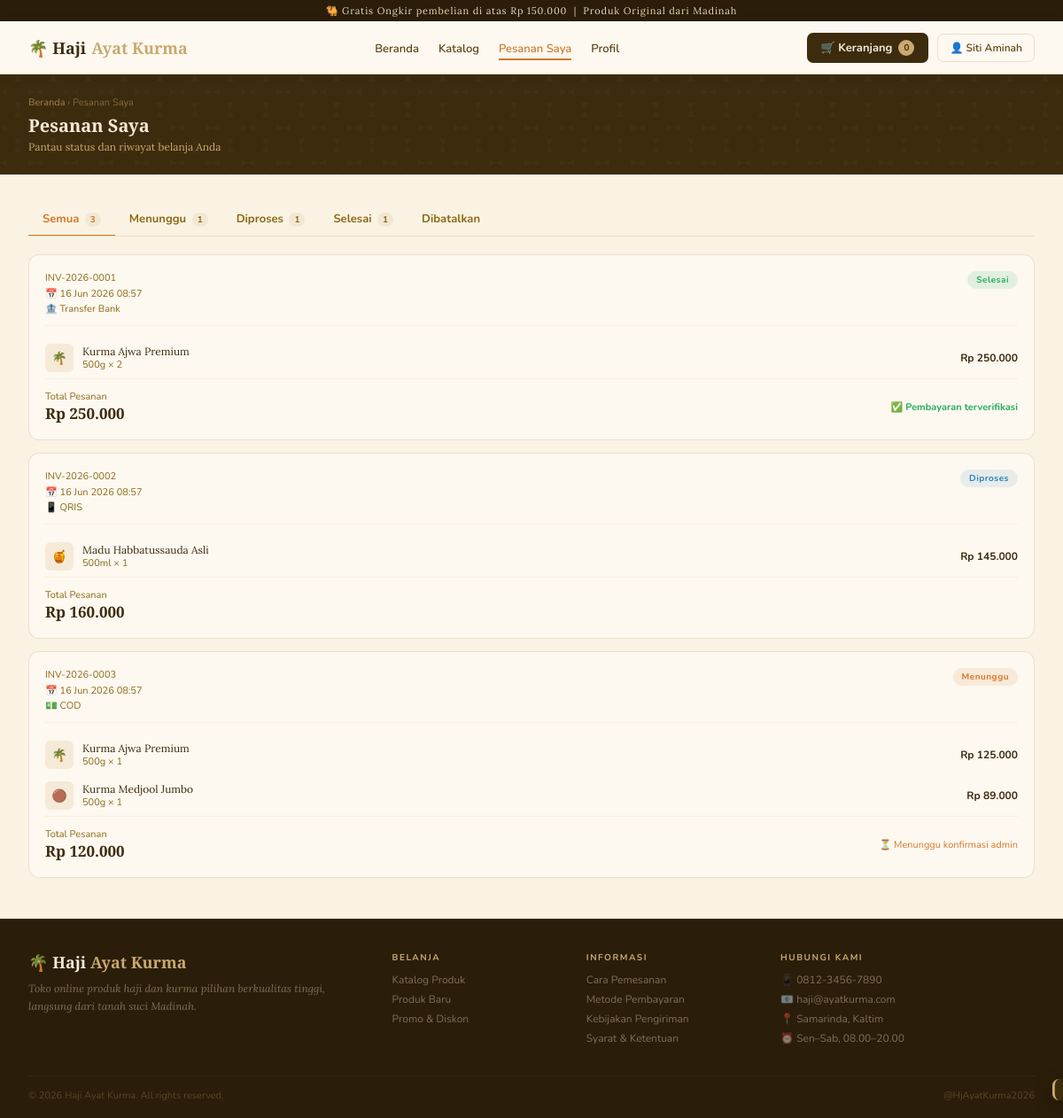
The page /orders (signed in) on the database its author committed.
### tables this page shows
CREATE TABLE IF NOT EXISTS pesanan (
    id INT AUTO_INCREMENT PRIMARY KEY,
    invoice VARCHAR(30) NOT NULL UNIQUE,
    pelanggan_id INT NOT NULL,
    nama_penerima VARCHAR(100),
    no_hp VARCHAR(20),
    alamat_kirim TEXT,
    kode_pos VARCHAR(10),
    metode_bayar ENUM('qris','transfer','cod') DEFAULT 'transfer',
    subtotal DECIMAL(12,2) DEFAULT 0,
    ongkir DECIMAL(12,2) DEFAULT 15000,
    diskon DECIMAL(12,2) DEFAULT 0,
    total DECIMAL(12,2) DEFAULT 0,
    catatan TEXT,
    status ENUM('pending','processed','paid','cancelled') DEFAULT 'pending',
    bukti_bayar VARCHAR(255) DEFAULT '',
    created_at TIMESTAMP DEFAULT CURRENT_TIMESTAMP,
    updated_at TIMESTAMP DEFAULT CURRENT_TIMESTAMP ON UPDATE CURRENT_TIMESTAMP,
    FOREIGN KEY (pelanggan_id) REFERENCES pelanggan(id)
);

CREATE TABLE IF NOT EXISTS detail_pesanan (
    id INT AUTO_INCREMENT PRIMARY KEY,
    pesanan_id INT NOT NULL,
    produk_id INT NOT NULL,
    nama_produk VARCHAR(150),
    satuan VARCHAR(50),
    harga DECIMAL(12,2),
    qty INT DEFAULT 1,
    subtotal DECIMAL(12,2),
    FOREIGN KEY (pesanan_id) REFERENCES pesanan(id),
    FOREIGN KEY (produk_id) REFERENCES produk(id)
);

CREATE TABLE IF NOT EXISTS produk (
    id INT AUTO_INCREMENT PRIMARY KEY,
    kategori_id INT,
    nama VARCHAR(150) NOT NULL,
    deskripsi TEXT,
    harga DECIMAL(12,2) NOT NULL,
    stok INT NOT NULL DEFAULT 0,
    satuan VARCHAR(50) DEFAULT '500g',
    icon VARCHAR(10) DEFAULT '📦',
    badge VARCHAR(50) DEFAULT '',
    foto VARCHAR(255) DEFAULT '',
    created_at TIMESTAMP DEFAULT CURRENT_TIMESTAMP,
    FOREIGN KEY (kategori_id) REFERENCES kategori(id) ON DELETE SET NULL
);

### app/controllers/Orders.php (called while the page is built, shortened)
<?php
class Orders extends Controller {
    public function index() {
        $pesananModel = $this->model('m_pesanan');
        $statusFilter = isset($_GET['status']) ? trim($_GET['status']) : 'all';
        $data['statusFilter'] = $statusFilter;
        $data['pageTitle']    = 'Pesanan Saya';
        $data['nav_aktif']    = 'orders';
        $data['pesananList'] = $pesananModel->getPesananByPelanggan($_SESSION['pelanggan_id'], $statusFilter);
        $data['statusCounts'] = $pesananModel->getStatusCountsByPelanggan($_SESSION['pelanggan_id']);
        foreach ($data['pesananList'] as &$pesanan) {
            $pesanan['items'] = $pesananModel->getDetailItems($pesanan['id']);
        }
        $this->view('orders/index', $data);
    }
}

### app/core/App.php (called while the page is built, shortened)
<?php
class App {
    protected $method     = 'index';
    public function __construct() {
        $url = $this->parseURL();
        $is_admin = (isset($url[0]) && strtolower($url[0]) === 'admin');
        if ($is_admin) {
            array_shift($url);
            $controllerName = !empty($url) ? ucfirst($url[0]) : 'Dashboard';
            array_shift($url);
            $file = APP_PATH . '/controllers/Admin/' . $controllerName . '.php';
        } else {
            array_shift($url);
        }
        $this->controller = new $controllerName();
        $this->params = array_values($url);
        call_user_func_array([$this->controller, $this->method], $this->params);
    }
    public function parseURL() {
        if (isset($_GET['url'])) {
            $url = rtrim($_GET['url'], '/');
            return explode('/', filter_var($url, FILTER_SANITIZE_URL));
        }
        return [];
    }
}

### public/index.php (called while the page is built, shortened)
<?php
if (file_exists(__DIR__ . '/../config/config.php')) {
    require_once __DIR__ . '/../config/config.php';
}
if (class_exists('App')) {
    new App();
} else {
    die("Sistem gagal memuat kelas App. Pastikan app/core/App.php ada.");
}

### app/models/m_pesanan.php (called while the page is built, shortened)
<?php
class m_pesanan {
    private $table = 'pesanan';
    private $db;
    public function __construct() {
        $this->db = getDB();
    }
    public function getDetailItems($pesananId) {
        $stmt = $this->db->prepare(
            "SELECT dp.*, pr.icon
             FROM detail_pesanan dp
             LEFT JOIN produk pr ON pr.id = dp.produk_id
             WHERE dp.pesanan_id = ?"
        );
        $stmt->execute([(int)$pesananId]);
        return $stmt->fetchAll();
    }
    public function getPesananByPelanggan($pelangganId, $status = 'all', $search = '') {
        $params = [(int)$pelangganId];
        $where  = ['p.pelanggan_id = ?'];
        $w    = 'WHERE ' . implode(' AND ', $where);
        $stmt = $this->db->prepare("SELECT p.* FROM {$this->table} p $w ORDER BY p.created_at DESC");
        $stmt->execute($params);
        return $stmt->fetchAll();
    }
}

### config/config.php (called while the page is built, shortened)
<?php
function getDB() {
    static $pdo = null;
    if ($pdo === null) {
        try {
            $pdo = new PDO(
                'mysql:host=' . DB_HOST . ';dbname=' . DB_NAME . ';charset=utf8mb4',
                DB_USER,
                DB_PASS,
                [
                    PDO::ATTR_ERRMODE            => PDO::ERRMODE_EXCEPTION,
                    PDO::ATTR_DEFAULT_FETCH_MODE => PDO::FETCH_ASSOC,
                ]
            );
        } catch (PDOException $e) {
            die('<div style="font-family:sans-serif;padding:30px;text-align:center;">
                <h3>&#9888;&#65039; Koneksi Database Gagal</h3>
                <p>Pastikan MySQL XAMPP sudah aktif dan database <strong>' . DB_NAME . '</strong> sudah dibuat.</p>
                <small style="color:#999">Error: ' . htmlspecialchars($e->getMessage()) . '</small>
            </div>');
        }
    }
    return $pdo;
}

### app/views/orders/index.php (the view, shortened to what this page needs)
<div class="page-header">
  <div class="breadcrumb"><a href="<?= BASEURL; ?>">Beranda</a> › Pesanan Saya</div>
  <h1>Pesanan Saya</h1>
  <p>Pantau status dan riwayat belanja Anda</p>
</div>
<div class="orders-wrap">
  <div class="order-tabs">
    <?php
    $tabs = ['all' => 'Semua', 'pending' => 'Menunggu', 'processed' => 'Diproses', 'paid' => 'Selesai', 'cancelled' => 'Dibatalkan'];
    $statusFilter = $data['statusFilter'] ?? 'all';
    foreach ($tabs as $s => $l):
      $cnt = ($s === 'all') ? array_sum($data['statusCounts'] ?? []) : ($data['statusCounts'][$s] ?? 0);
    ?>
      <a href="<?= BASEURL; ?>orders?status=<?= $s ?>"
         class="order-tab <?= $statusFilter === $s ? 'active' : '' ?>">
        <?= htmlspecialchars($l) ?>
        <?php if ($cnt > 0): ?>
          <span style="background:rgba(201,169,110,.15);border-radius:10px;padding:1px 6px;font-size:10px;margin-left:3px;"><?= $cnt ?></span>
        <?php endif; ?>
      </a>
    <?php endforeach; ?>
  </div>
  <?php if (empty($data['pesananList'])): ?>
    <div class="empty-state">
      <div class="ei">📦</div>
      <h3>Belum ada riwayat pesanan</h3>
      <p>Yuk, mulai belanja dan pesanan Anda akan muncul di sini.</p>
      <a href="<?= BASEURL; ?>catalog" class="btn btn-primary">Mulai Belanja →</a>
    </div>
  <?php else: ?>
    <?php
    $statusLabels = ['pending' => 'Menunggu', 'processed' => 'Diproses', 'paid' => 'Selesai', 'cancelled' => 'Dibatalkan'];
    $metodeLabels = ['qris' => '📱 QRIS', 'transfer' => '🏦 Transfer Bank', 'cod' => '💵 COD'];
    foreach ($data['pesananList'] as $p):
    ?>
      <div class="order-card">
        <div class="oc-header">
          <div>
            <div class="oc-inv"><?= htmlspecialchars($p['invoice']) ?></div>
            <div class="oc-date">📅 <?= date('d M Y H:i', strtotime($p['created_at'])) ?></div>
            <div style="font-size:11px;color:var(--text-light);margin-top:2px;">
              <?= htmlspecialchars($metodeLabels[$p['metode_bayar']] ?? $p['metode_bayar']) ?>
            </div>
          </div>
          <span class="status-badge s-<?= htmlspecialchars($p['status']) ?>">
            <?= htmlspecialchars($statusLabels[$p['status']] ?? $p['status']) ?>
          </span>
        </div>
        <?php foreach ($p['items'] as $item): ?>
          <div class="oc-item">
            <div class="oc-item-icon"><?= htmlspecialchars($item['icon'] ?? '📦') ?></div>
            <div>
              <div class="oc-item-name"><?= htmlspecialchars($item['nama_produk']) ?></div>
              <div class="oc-item-qty"><?= htmlspecialchars($item['satuan']) ?> × <?= $item['qty'] ?></div>
            </div>
            <div class="oc-item-price">Rp <?= number_format($item['subtotal'], 0, ',', '.'); ?></div>
          </div>
        <?php endforeach; ?>
        <div class="oc-footer">
          <div>
            <div class="oc-total-lbl">Total Pesanan</div>
            <div class="oc-total-val">Rp <?= number_format($p['total'], 0, ',', '.'); ?></div>
          </div>
          <div style="display:flex;gap:8px;flex-wrap:wrap;align-items:center;">
            <?php if ($p['status'] === 'pending' && $p['metode_bayar'] !== 'cod'): ?>
              <button class="upload-btn" onclick="openUploadModal(<?= $p['id'] ?>,'<?= htmlspecialchars($p['invoice']) ?>')">
                <?= $p['bukti_bayar'] ? '📎 Ganti Bukti' : '📤 Upload Bukti Bayar' ?>
              </button>
              <?php if ($p['bukti_bayar']): ?>
                <span style="font-size:11px;color:#27ae60;font-weight:700;">✅ Bukti terkirim</span>
              <?php endif; ?>
            <?php elseif ($p['status'] === 'pending'): ?>
              <span style="font-size:11px;color:var(--accent-warm);">⏳ Menunggu konfirmasi admin</span>
            <?php elseif ($p['status'] === 'paid'): ?>
              <span style="font-size:11px;color:#27ae60;font-weight:700;">✅ Pembayaran terverifikasi</span>
            <?php elseif ($p['status'] === 'cancelled'): ?>
              <span style="font-size:11px;color:#c0392b;font-weight:700;">❌ Pesanan dibatalkan</span>
            <?php endif; ?>
          </div>
        </div>
      </div>
    <?php endforeach; ?>
  <?php endif; ?>
</div>

### public/css/customer.css (style rules this page uses)
:root { --sand-lightest:#f5ead8; --sand-light:#e8d5b0; --sand-mid:#c9a96e; --sand-dark:#8b6914; --brown-dark:#3d2b0e; --brown-bg:#2a1d0a; --cream:#faf3e4; --text-dark:#2a1d0a; --text-mid:#5c440e; --text-light:#8b6914; --accent-gold:#c9a96e; --accent-warm:#d4782a; --white-warm:#fdf8f0; --border-sand:rgba(201,169,110,.3); --nav-h:60px; }
* { margin:0;padding:0;box-sizing:border-box; }
body { font-family:'Nunito',sans-serif;background:var(--cream);color:var(--text-dark); }
a { text-decoration:none;color:inherit; }
.page-header { background:var(--brown-dark);padding:24px 32px;position:relative;overflow:hidden; }
.page-header::before { content:'';position:absolute;inset:0;opacity:.04;}
.page-header h1 { font-family:'Playfair Display',serif;font-size:20px;color:var(--sand-lightest);position:relative; }
.page-header p { font-size:12px;color:var(--accent-gold);position:relative;margin-top:3px;font-family:'Lora',serif; }
.breadcrumb { font-size:11px;color:rgba(201,169,110,.5);position:relative;margin-bottom:5px; }
.breadcrumb a { color:rgba(201,169,110,.7); }
.orders-wrap { padding:32px; }
.order-tabs { display:flex;border-bottom:1px solid var(--border-sand);margin-bottom:20px;overflow-x:auto;-webkit-overflow-scrolling:touch; }
.order-tab { padding:9px 16px;font-size:13px;font-weight:700;color:var(--text-light);cursor:pointer;border:none;border-bottom:2px solid transparent;background:none;font-family:'Nunito',sans-serif;white-space:nowrap;margin-bottom:-1px;transition:all .2s; }
.order-tab.active { color:var(--accent-warm);border-bottom-color:var(--accent-warm); }
.order-card { background:var(--white-warm);border:1px solid var(--border-sand);border-radius:12px;padding:18px;margin-bottom:14px; }
.oc-header { display:flex;justify-content:space-between;align-items:flex-start;margin-bottom:13px;padding-bottom:11px;border-bottom:1px solid rgba(201,169,110,.12);flex-wrap:wrap;gap:8px; }
.oc-inv { font-size:11px;color:var(--text-light);margin-bottom:3px; }
.oc-date { font-size:11px;color:var(--text-light); }
.status-badge { padding:3px 10px;border-radius:20px;font-size:10px;font-weight:700;letter-spacing:.5px; }
.s-pending { background:rgba(212,120,42,.12);color:var(--accent-warm); }
.s-processed { background:rgba(41,128,185,.1);color:#2980b9; }
.s-paid { background:rgba(39,174,96,.12);color:#27ae60; }
.oc-item { display:flex;align-items:center;gap:10px;padding:7px 0; }
.oc-item-icon { width:32px;height:32px;background:var(--sand-lightest);border-radius:6px;display:flex;align-items:center;justify-content:center;font-size:14px;flex-shrink:0; }
.oc-item-name { font-size:12px;color:var(--brown-dark);font-family:'Lora',serif; }
.oc-item-qty { font-size:11px;color:var(--text-light); }
.oc-item-price { margin-left:auto;font-weight:700;font-size:12px;color:var(--brown-dark); }
.oc-footer { display:flex;justify-content:space-between;align-items:center;border-top:1px solid rgba(201,169,110,.12);padding-top:12px;flex-wrap:wrap;gap:10px; }
.oc-total-lbl { font-size:11px;color:var(--text-light); }
.oc-total-val { font-family:'Playfair Display',serif;font-size:17px;color:var(--brown-dark);font-weight:700; }

### rows shown on the page
pesanan: invoice "INV-2026-0001", created_at "16 Jun 2026 08:57", metode_bayar "🏦 Transfer Bank", status "Selesai", total "250.000", shows "✅ Pembayaran terverifikasi"
detail_pesanan: produk.icon "🌴", nama_produk "Kurma Ajwa Premium", satuan "500g", qty "2", subtotal "250.000"
pesanan: invoice "INV-2026-0002", created_at "16 Jun 2026 08:57", metode_bayar "📱 QRIS", status "Diproses", total "160.000"
detail_pesanan: produk.icon "🍯", nama_produk "Madu Habbatussauda Asli", satuan "500ml", qty "1", subtotal "145.000"
pesanan: invoice "INV-2026-0003", created_at "16 Jun 2026 08:57", metode_bayar "💵 COD", status "Menunggu", total "120.000", shows "⏳ Menunggu konfirmasi admin"
detail_pesanan: produk.icon "🌴", nama_produk "Kurma Ajwa Premium", satuan "500g", qty "1", subtotal "125.000"
detail_pesanan: produk.icon "🟤", nama_produk "Kurma Medjool Jumbo", satuan "500g", qty "1", subtotal "89.000"

### other values the page prints
$cartCount "0"
$_SESSION['pelanggan_nama'] "Siti Aminah"
$l "Semua"
$cnt "3"
$l "Menunggu"
$cnt "1"
$l "Diproses"
$l "Selesai"
$l "Dibatalkan"
